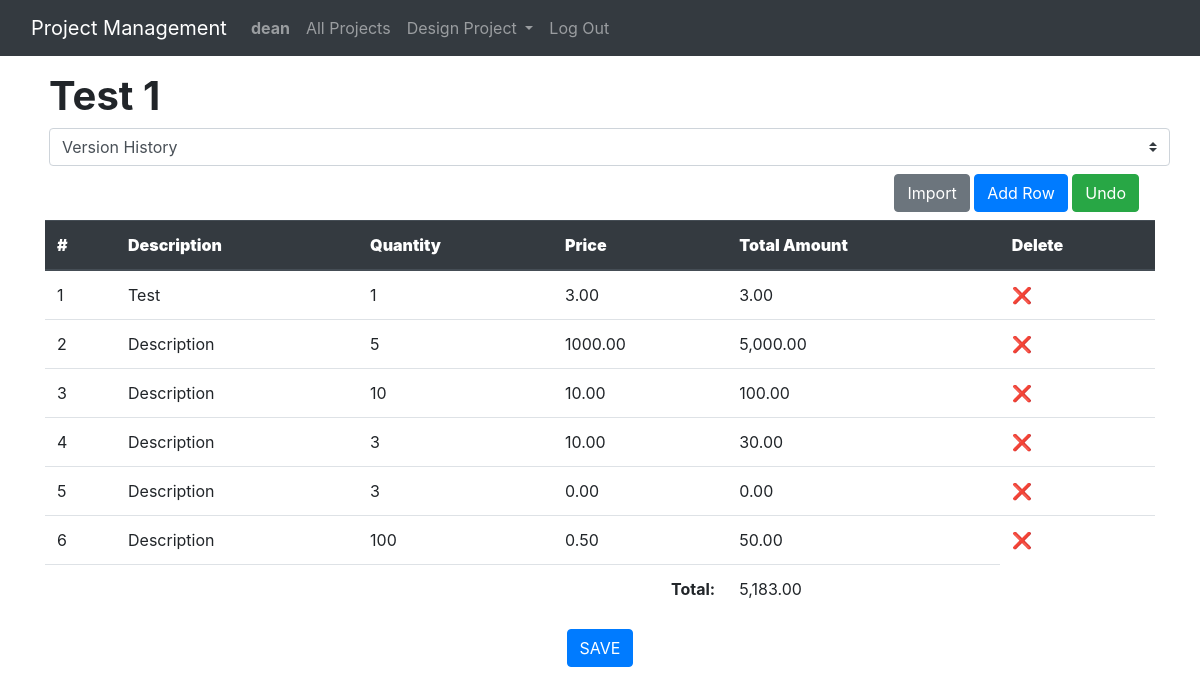
Page /project/1 (signed in) on the committed database.
### engineering/models.py (models this page shows, shortened)
class Project(models.Model):
    proj_name = models.CharField(max_length=300)
    def __str__(self):
        return f'{self.proj_name}'

class ProjectDetails(models.Model):
    ver = models.ForeignKey(Version, on_delete=models.CASCADE, related_name="vers_details")
    description = models.CharField(max_length=300)
    quantity = models.IntegerField()
    price = models.DecimalField(max_digits=9, decimal_places=2)

### engineering/views.py (the view)
# urls.py: path("project/<int:id>", views.project, name="project"),
def project(request, id):
    if request.method == "GET":
        projectName = get_object_or_404(Project, pk=id)
        latest_version = Version.objects.filter(proj_id=id).order_by('-version').first()
        projDetails = ProjectDetails.objects.filter(ver=latest_version)
        versions = Version.objects.filter(proj_id=id).order_by('-version')
        total_amount_sum = 0
        for detail in projDetails:
            detail.total_price = detail.price * detail.quantity
            total_amount_sum += detail.total_price
        designDetails = Pump.objects.filter(project=id)
        return render(request, "engineering/project.html", {
            "projDetails": projDetails,
            "projectName": projectName,
            "total_amount_sum": total_amount_sum,
            "version": latest_version,
            "versions": versions,
            "designDetails": designDetails,
        })

### engineering/templates/engineering/project.html (shortened to what this page needs)
{% extends "engineering/layout.html" %}
{% load humanize %}
{% load static %}
{% block body %}
    <div class='container'>
        <div class="row justify-content-between mt-3 ml-1">
            <h1><strong>{{ projectName }}</strong></h1>
            <select class="custom-select" id="versionDropdown">
                <option selected>Version History</option>
            </select>
        </div>
            <div class="column text-right my-2 mr-3">
                <button type="button" class="btn btn-secondary" data-bs-toggle="modal" data-bs-target="#importModal" >
                    Import
                  </button>
                <button class="btn btn-primary" onclick="addRow()">Add Row</button>
                <button class="btn btn-success" onclick="undoDelete()">Undo</button>
            </div>
        <table class="table" id="projectTable">
            <thead class="thead-dark">
            <tr>
                <th><strong>#</strong></th>
                <th><strong>Description</strong></th>
                <th><strong>Quantity</strong></th>
                <th><strong>Price</strong></th>
                <th><strong>Total Amount</strong></th>
                <th><strong>Delete</strong></th>
            </tr>
            </thead>
            {% if projDetails %}
            <tbody>
                {% for detail in projDetails %}
                <tr>
                    <td>{{ forloop.counter }}</td>
                    <td><div contenteditable="true">{{ detail.description }}</div></td>
                    <td><div contenteditable="true" oninput="updateRowTotal(this)">{{ detail.quantity }}</div></td>
                    <td><div contenteditable="true" oninput="updateRowTotal(this)">{{ detail.price }}</div></td>
                    <td><div contenteditable="false">{{ detail.total_price|floatformat:"2"|intcomma }}</div></td>
                    <td><span onclick="deleteRow(this)" class="delete-icon">&#10060;</span></td>
                </tr>
                {% endfor %}
            </tbody>
            <tfoot>
                <tr>
                    <td colspan="4" align="right"><strong>Total:</strong></td>
                    <td id="totalAmount">{{ total_amount_sum|floatformat:"2"|intcomma }}</td>
                </tr>
            </tfoot>
        </table>
        {% endif %}
        <div class="text-center">
        <button class="btn btn-primary" id="saveTable">SAVE</button>
        </div>
    </div>
{% endblock %}

### engineering/templates/engineering/layout.html (shortened to what this page needs)
{% load static %}
<!DOCTYPE html>
<html lang="en">
    <head>
        <link rel="stylesheet" href="https://stackpath.bootstrapcdn.com/bootstrap/4.4.1/css/bootstrap.min.css">
        <link href="{% static 'engineering/styles.css' %}" rel="stylesheet">
        <link rel="stylesheet" href="https://cdnjs.cloudflare.com/ajax/libs/font-awesome/4.7.0/css/font-awesome.min.css">
    </head>
    <body>
        <nav  class="navbar navbar-expand-lg navbar-dark bg-dark">
          <div class="container-fluid">
            <a class="navbar-brand" href="#">Project Management</a>
            <div class="collapse navbar-collapse" id="navbarNav">
              <ul class="navbar-nav mr-auto">
                {% if user.is_authenticated %}
                    <li class="nav-item">
                        <a class="nav-link" href="#"><strong>{{ user.username }}</strong></a>
                    </li>
                <li class="nav-item">
                  <a class="nav-link" href="{% url 'index' %}">All Projects</a>
                </li>
                <li class="nav-item dropdown">
                    <a class="nav-link dropdown-toggle" href="#" id="navbarDropdownMenuLink" data-toggle="dropdown" aria-haspopup="true" aria-expanded="false">
                      Design Project
                    </a>
                  </li>
                    <li class="nav-item">
                        <a class="nav-link" href="{% url 'logout' %}">Log Out</a>
                    </li>
                {% endif %}
              </ul>
            </div>
          </div>
        </nav>
        <div class="body">
          {% if user.is_authenticated %}
            {% block body %}
            {% endblock %}
            {% endif %}
          </div>
    </body>
</html>

### engineering/static/engineering/styles.css (style rules this page uses)
* { margin: 0; padding: 0; box-sizing: border-box; }
.delete-icon { cursor: pointer; }

### rows in the picture
Project: proj_name "Test 1"
ProjectDetails: description "Test", quantity "1", price "3.00", total_price "3.00"
ProjectDetails: description "Description", quantity "5", price "1000.00", total_price "5,000.00"
ProjectDetails: description "Description", quantity "10", price "10.00", total_price "100.00"
ProjectDetails: description "Description", quantity "3", price "10.00", total_price "30.00"
ProjectDetails: description "Description", quantity "3", price "0.00", total_price "0.00"
ProjectDetails: description "Description", quantity "100", price "0.50", total_price "50.00"

### other values in the picture
{{ user.username }} "dean"
{{ total_amount_sum|floatformat:"2"|intcomma }} "5,183.00"
